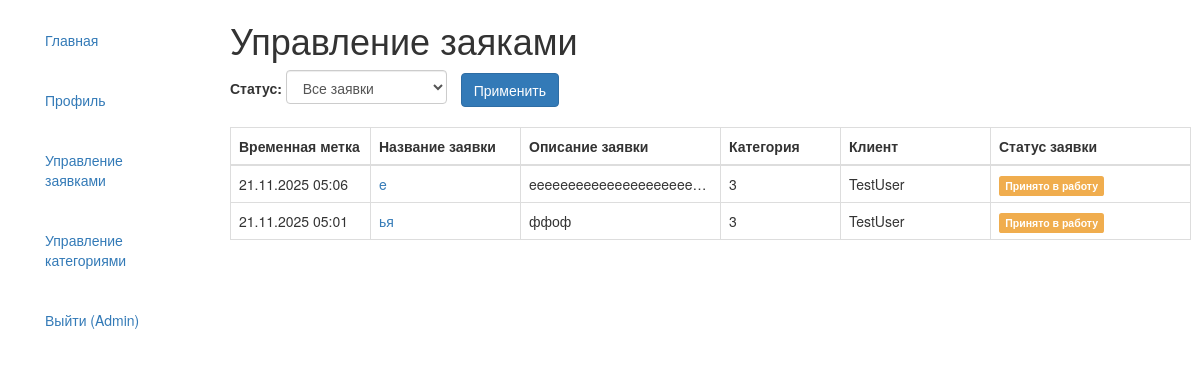
/management/applications/ (signed in), run on an earlier commit of the app's database.
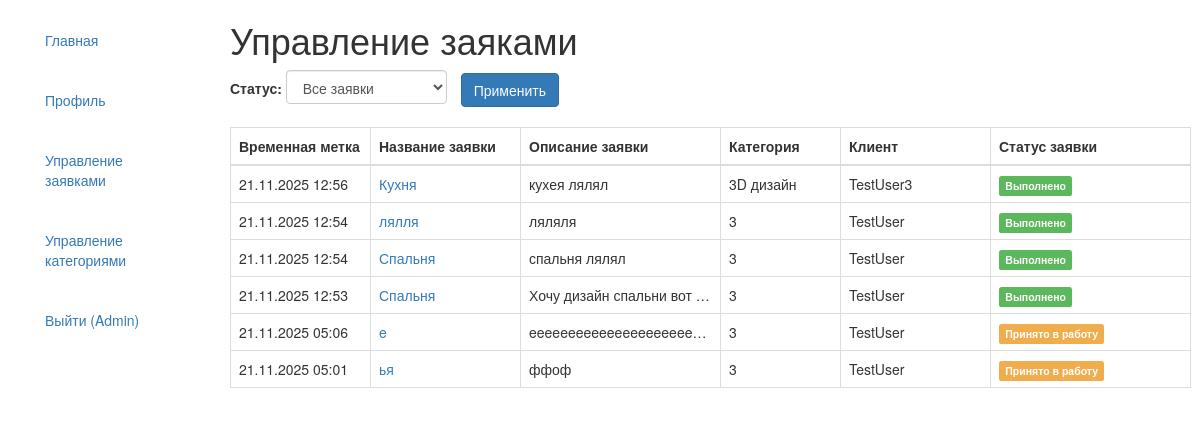
And on a later commit of the database.
### main/models.py (models this page shows, shortened)
class Application(models.Model):
    STATUS_CHOICES = [
        ('new', 'Новая'),
        ('in_progress', 'Принято в работу'),
        ('completed', 'Выполнено'),
    ]
    name = models.CharField(
        max_length=200,
        verbose_name='Название заявки'
    )
    description = models.TextField(
        verbose_name='Описание'
    )
    category = models.ForeignKey(
        Category,
        on_delete=models.PROTECT,
        verbose_name='Категория'
    )
    floor_plan = models.ImageField(
        upload_to='floor_plans/%Y/%m/%d/',
        verbose_name='План помещения',
        validators=[validate_image_file]
    )
    client = models.ForeignKey(
        User,
        on_delete=models.CASCADE,
        related_name='applications',
        verbose_name='Клиент'
    )
    status = models.CharField(
        max_length=20,
        choices=STATUS_CHOICES,
        default='new',
        verbose_name='Статус'
    )
    created_at = models.DateTimeField(
        auto_now_add=True,
        verbose_name='Дата создания'
    )
    comment = models.TextField(
        blank=True, null=True,
        verbose_name='Комментарий'
    )
    design_image = models.ImageField(
        upload_to='designs/',
        blank=True, null=True,
        verbose_name='Изображение дизайна'
    )
    class Meta:
            verbose_name = 'Заявка'
            verbose_name_plural = 'Заявки'
            ordering = ['-created_at']

class Category(models.Model):
    name = models.CharField(
        max_length=100,
        verbose_name='Название категории',
        unique=True
    )
    description = models.TextField(
        verbose_name='Описание категории',
        blank=True
    )
    class Meta:
            verbose_name = 'Категория'
            verbose_name_plural = 'Категории'
            ordering = ['name']

### main/views.py (the view)
# urls.py: path('management/applications/', views.admin_applications, name='admin_applications'),
@admin_required
def admin_applications(request):
    applications = Application.objects.all().order_by('-created_at')
    status_filter = request.GET.get('status')
    if status_filter:
        applications = applications.filter(status=status_filter)
    return render(request, 'main/admin_applications.html', {
        'applications': applications
    })

### main/views.py (called while the page is built)
def admin_required(function=None):
    actual_decorator = user_passes_test(
        lambda u: u.is_superuser,
        login_url='/'
    )
    if function:
        return actual_decorator(function)
    return actual_decorator

### main/templates/main/admin_applications.html (shortened to what this page needs)
{% extends "base_generic.html" %}
{% block content %}
<div class="container-fluid">
    <h1>Управление заяками</h1>
    <div style="margin-bottom: 20px;">
        <form method="get">
            <label>Статус: </label>
            <select name="status" class="form-control" style="display: inline-block; width: auto;">
                <option value="">Все заявки</option>
            </select>
            <button type="submit" class="btn btn-primary" style="margin-left: 10px;">Применить</button>
        </form>
    </div>
    {% if applications %}
    <table class="table table-bordered" style="width: 100%; table-layout: fixed;">
        <thead>
            <tr>
                <th style="width: 140px;">Временная метка</th>
                <th style="width: 150px;">Название заявки</th>
                <th style="width: 200px;">Описание заявки</th>
                <th style="width: 120px;">Категория</th>
                <th style="width: 150px;">Клиент</th>
                <th style="width: 200px;">Статус заявки</th>
            </tr>
        </thead>
        <tbody>
            {% for application in applications %}
            <tr>
                <td>{{ application.created_at|date:"d.m.Y H:i" }}</td>
                <td>
                    <a href="{% url 'main:application_detail' application.id %}" class="text-decoration-none">
                        {{ application.name }}
                    </a>
                </td>
                <td class="description-cell">
                    <div class="description-content">
                        {{ application.description|truncatewords:15 }}
                    </div>
                </td>
                <td>{{ application.category.name }}</td>
                <td>{{ application.client.username }}</td>
                <td>
                    {% if application.status == 'new' %}
                        <span class="label label-primary">Новая</span>
                    {% elif application.status == 'in_progress' %}
                        <span class="label label-warning">Принято в работу</span>
                    {% elif application.status == 'completed' %}
                        <span class="label label-success">Выполнено</span>
                    {% endif %}
                </td>
            </tr>
            {% endfor %}
        </tbody>
    </table>
    {% endif %}
</div>
{% endblock %}

What changed in the data, as far as the page shows it:
added Application: created_at "21.11.2025 12:56", name "Кухня", description "кухея лялял", category.name "3D дизайн", client.username "TestUser3", status "Выполнено"
added Application: created_at "21.11.2025 12:54", name "лялля", description "ляляля", category.name "3", client.username "TestUser", status "Выполнено"
added Application: created_at "21.11.2025 12:54", name "Спальня", description "спальня лялял", category.name "3", client.username "TestUser", status "Выполнено"
added Application: created_at "21.11.2025 12:53", name "Спальня", description "Хочу дизайн спальни вот…", category.name "3", client.username "TestUser", status "Выполнено"
